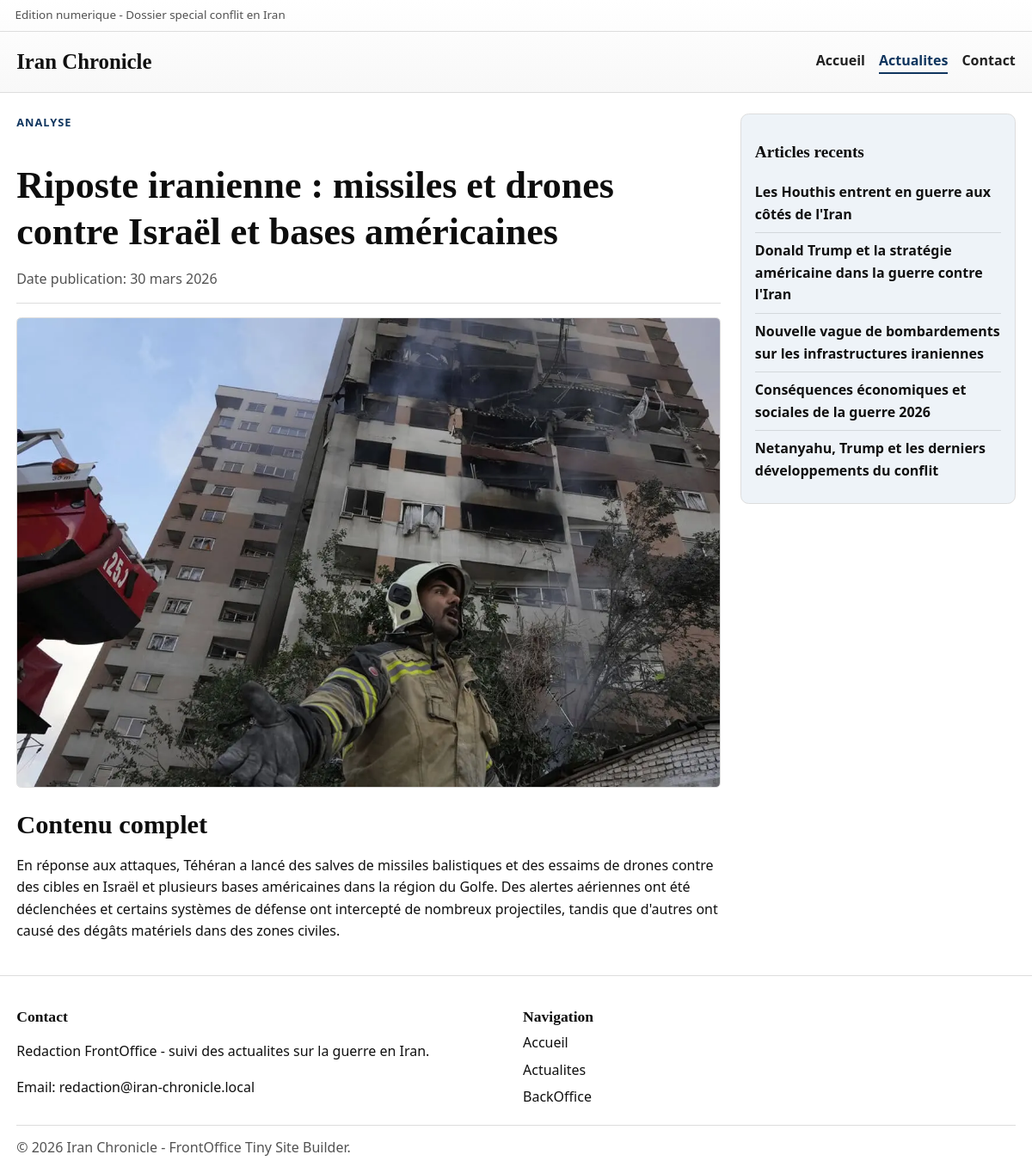
Page /articles/guerre-iran-article-4-1-5.html on the committed database.
### tables this page shows
CREATE TABLE articles (
  id INT UNSIGNED AUTO_INCREMENT PRIMARY KEY,
  title VARCHAR(255) NOT NULL,
  slug VARCHAR(255) NOT NULL UNIQUE,
  content TEXT NOT NULL,
  is_published TINYINT(1) NOT NULL DEFAULT 1,
  created_at TIMESTAMP NOT NULL DEFAULT CURRENT_TIMESTAMP,
  updated_at TIMESTAMP NOT NULL DEFAULT CURRENT_TIMESTAMP ON UPDATE CURRENT_TIMESTAMP
);

CREATE TABLE article_images (
  id INT UNSIGNED AUTO_INCREMENT PRIMARY KEY,
  article_id INT UNSIGNED NOT NULL,
  image_kind ENUM('main', 'thumb') NOT NULL DEFAULT 'main',
  image_path VARCHAR(255) NOT NULL,
  image_alt VARCHAR(255) DEFAULT NULL,
  sort_order TINYINT UNSIGNED NOT NULL DEFAULT 1,
  created_at TIMESTAMP NOT NULL DEFAULT CURRENT_TIMESTAMP,
  CONSTRAINT fk_article_images_article
    FOREIGN KEY (article_id) REFERENCES articles(id)
    ON DELETE CASCADE,
  UNIQUE KEY uq_article_kind (article_id, image_kind),
  KEY idx_article_images_article_id (article_id)
);

### src/article.php (the view, shortened to what this page needs)
<?php
require_once __DIR__ . '/includes/front_helpers.php';
$id = filter_input(INPUT_GET, 'id', FILTER_VALIDATE_INT, array('options' => array('min_range' => 1)));
$safeId = ($id !== false && $id !== null) ? (int)$id : null;
$article = front_find_article(null, $safeId);
?>
<?php
$recentArticles = front_recent_articles(5, (int)$article['id']);
$detailMainSrc = front_article_image_src($article, 1280, 720, 'actualite guerre iran');
$detailThumbSrc = front_article_thumb_src($article, 860, 520, 'actualite guerre iran');
include __DIR__ . '/includes/header.php';
?>
<main class="layout-main article-layout">
    <article class="article-detail" itemscope itemtype="https://schema.org/NewsArticle">
        <header class="article-header">
            <p class="kicker">Analyse</p>
            <h1 itemprop="headline"><?php echo h($article['title']); ?></h1>
            <p class="article-meta">
                Date publication:
                <time itemprop="datePublished" datetime="<?php echo h(isset($article['created_at']) ? $article['created_at'] : $article['updated_at']); ?>">
                    <?php echo h(front_format_date(isset($article['created_at']) ? $article['created_at'] : $article['updated_at'])); ?>
                </time>
            </p>
        </header>
        <figure class="article-figure">
            <picture>
                <source media="(max-width: 980px)" srcset="<?php echo h($detailThumbSrc); ?>">
                <img
                    src="<?php echo h($detailMainSrc); ?>"
                    alt="<?php echo h(front_article_alt($article, 'actualite guerre iran')); ?>"
                    width="1280"
                    height="720"
                    itemprop="image"
                    loading="eager"
                    fetchpriority="high"
                    decoding="async">
            </picture>
        </figure>
        <section class="article-content" aria-labelledby="content-title" itemprop="articleBody">
            <h2 id="content-title">Contenu complet</h2>
            <?php echo front_render_article_html($article['content']); ?>
        </section>
    </article>
    <aside class="sidebar article-sidebar" aria-labelledby="recent-title">
        <h2 id="recent-title">Articles recents</h2>
        <ul>
            <?php foreach ($recentArticles as $recent): ?>
                <li><a href="<?php echo h(front_article_url($recent)); ?>"><?php echo h($recent['title']); ?></a></li>
            <?php endforeach; ?>
        </ul>
    </aside>
</main>
<?php include __DIR__ . '/includes/footer.php'; ?>

### src/includes/front_helpers.php (shortened to what this page needs)
<?php
function h($value)
{
    return htmlspecialchars((string)$value, ENT_QUOTES, 'UTF-8');
}
function front_article_url($article)
{
    $id = isset($article['id']) ? (int)$article['id'] : 0;
    $page = 1;
    $rubrique = isset($article['rubrique']) ? (int)$article['rubrique'] : 5;
    return '/articles/guerre-iran-article-' . $id . '-' . $page . '-' . $rubrique . '.html';
}
function front_article_alt($article, $fallback = 'actualite guerre iran')
{
    if (!empty($article['image_alt'])) {
        return (string)$article['image_alt'];
    }
    return $fallback;
}
function front_local_image_url($rawPath)
{
    $path = trim((string)$rawPath);
    $normalized = '/' . ltrim($path, '/');
    $fullPath = dirname(__DIR__) . str_replace('/', DIRECTORY_SEPARATOR, $normalized);
    if (is_file($fullPath)) {
        return $normalized;
    }
    return null;
}
function front_article_image_src($article, $width, $height, $fallbackAlt = 'actualite guerre iran')
{
    $local = front_local_image_url(isset($article['image_url']) ? $article['image_url'] : '');
    if ($local !== null) {
        return $local;
    }
    return front_svg_placeholder(front_article_alt($article, $fallbackAlt), $width, $height);
}
function front_article_thumb_src($article, $width, $height, $fallbackAlt = 'actualite guerre iran')
{
    $thumbLocalFromDb = front_local_image_url(isset($article['image_thumb_url']) ? $article['image_thumb_url'] : '');
    if ($thumbLocalFromDb !== null) {
        return $thumbLocalFromDb;
    }
    return front_article_image_src($article, $width, $height, $fallbackAlt);
}
function front_render_article_html($html)
{
    $decoded = html_entity_decode((string)$html, ENT_QUOTES | ENT_HTML5, 'UTF-8');
    $clean = preg_replace('/<script\b[^>]*>(.*?)<\/script>/is', '', $decoded);
    return strip_tags(
        $clean,
        '<p><br><strong><b><em><i><u><ul><ol><li><a><h1><h2><h3><h4><h5><h6><blockquote><img><figure><figcaption>'
    );
}
function front_fetch_articles()
{
    $pdo = db();
    try {
        $sql = "SELECT
                    a.id,
                    a.title,
                    a.slug,
                    a.content,
                    ai_main.image_path AS image_url,
                    COALESCE(ai_thumb.image_path, '') AS image_thumb_url,
                    COALESCE(NULLIF(ai_main.image_alt, ''), a.title) AS image_alt,
                    COALESCE(NULLIF(ai_thumb.image_alt, ''), NULLIF(ai_main.image_alt, ''), a.title) AS image_thumb_alt,
                    a.created_at,
                    a.updated_at
                FROM articles a
                LEFT JOIN article_images ai_main
                    ON ai_main.article_id = a.id AND ai_main.image_kind = 'main'
                LEFT JOIN article_images ai_thumb
                    ON ai_thumb.article_id = a.id AND ai_thumb.image_kind = 'thumb'
                WHERE a.is_published = 1
                ORDER BY a.updated_at DESC";
        $rows = $pdo->query($sql)->fetchAll(PDO::FETCH_ASSOC);
        if (!empty($rows)) {
            return $rows;
        }
    } catch (PDOException $exception) {
    }
    return front_theme_articles();
}
function front_find_article($slug, $id)
{
    $articles = front_fetch_articles();
    if ($id !== null) {
        foreach ($articles as $article) {
            if ((int)$article['id'] === (int)$id) {
                return $article;
            }
        }
    }
    return null;
}
function front_recent_articles($limit = 5, $excludeId = null)
{
    $articles = front_fetch_articles();
    $result = array();
    foreach ($articles as $article) {
        if ($excludeId !== null && (int)$article['id'] === (int)$excludeId) {
            continue;
        }
        $result[] = $article;
        if (count($result) >= $limit) {
            break;
        }
    }
    return $result;
}
function front_format_date($value)
{
    try {
        $date = new DateTime((string)$value);
    } catch (Exception $exception) {
        return (string)$value;
    }
    $months = array(
        1 => 'janvier',
        2 => 'fevrier',
        3 => 'mars',
        4 => 'avril',
        5 => 'mai',
        6 => 'juin',
        7 => 'juillet',
        8 => 'aout',
        9 => 'septembre',
        10 => 'octobre',
        11 => 'novembre',
        12 => 'decembre',
    );
    $month = (int)$date->format('n');
    return $date->format('d') . ' ' . $months[$month] . ' ' . $date->format('Y');
}

### src/css/style.css (style rules this page uses)
:root { --bg: #ffffff; --text: #101010; --muted: #525252; --line: #dddddd; --card: #ffffff; --accent: #0f355e; --accent-soft: #eef3f8; --shadow: 0 10px 24px rgba(10, 10, 10, 0.09); }
* { box-sizing: border-box; }
html, body { margin: 0; padding: 0; background: var(--bg); color: var(--text); }
body { font-family: "Segoe UI", Arial, sans-serif; line-height: 1.6; }
a { color: inherit; }
h1, h2, h3 { font-family: Georgia, "Times New Roman", serif; line-height: 1.24; color: #0d0d0d; }
h1 { font-size: clamp(1.65rem, 4vw, 2.75rem); margin-bottom: 0.9rem; }
h2 { font-size: clamp(1.25rem, 3vw, 1.9rem); margin-bottom: 0.9rem; }
.layout-main { max-width: 1200px; margin: 1.5rem auto 2.2rem; padding: 0 1.2rem; }
.kicker { margin: 0 0 0.55rem; text-transform: uppercase; letter-spacing: 0.08em; font-weight: 700; color: var(--accent); font-size: 0.8rem; }
.hero-image-wrap img, .card-image-link img, .article-figure img { width: 100%; height: auto; display: block; object-fit: cover; border-radius: 0.35rem; border: 1px solid var(--line); background: #f4f4f4; }
.content-grid, .article-layout { display: grid; grid-template-columns: minmax(0, 1fr) 320px; gap: 1.4rem; }
.sidebar { border: 1px solid var(--line); border-radius: 0.6rem; padding: 1rem; background: var(--accent-soft); align-self: start; }
.sidebar h2 { font-size: 1.2rem; }
.sidebar ul { list-style: none; margin: 0; padding: 0; }
.sidebar li { border-bottom: 1px solid rgba(16, 16, 16, 0.12); padding: 0.5rem 0; }
.sidebar li:last-child { border-bottom: 0; }
.sidebar a { text-decoration: none; font-weight: 600; }
.article-header { border-bottom: 1px solid var(--line); margin-bottom: 1rem; padding-bottom: 0.9rem; }
.article-meta { margin: 0; color: var(--muted); }
.article-figure { margin: 0 0 1rem; }

### rows in the picture
articles: title "Riposte iranienne : missiles et drones contre Israël et bases américaines", created_at "30 mars 2026", content "En réponse aux attaques, Téhéran a lancé des salves de missiles balistiques et des essaims de drones contre des cibles en Israël et plusieurs bases américaines dans la région du Golfe. Des alertes aériennes ont été déclenchées et certains systèmes de défense ont intercepté de nombreux projectiles, tandis que d'autres ont causé des dégâts matériels dans des zones civiles."
article_images: image_path (picture)
article_images: article.title "Les Houthis entrent en guerre aux côtés de l'Iran"
article_images: article.title "Donald Trump et la stratégie américaine dans la guerre contre l'Iran"
article_images: article.title "Nouvelle vague de bombardements sur les infrastructures iraniennes"
article_images: article.title "Conséquences économiques et sociales de la guerre 2026"
article_images: article.title "Netanyahu, Trump et les derniers développements du conflit"
